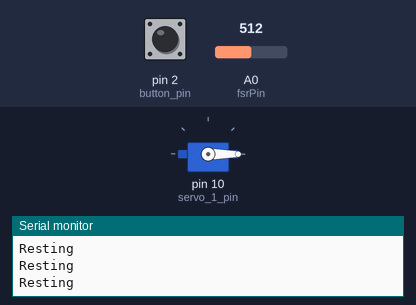
Recording of a sketch running on a simulated Arduino Uno, built with avr-gcc and run on an emulated ATmega328P. Shown: servo, the last lines printed to the serial monitor. The test bench sets the inputs (shaded band); at power-on: pin 2 (button_pin) LOW, A0 (fsrPin) = 512.

Above: at 1.2 s.
1.3 s: pin 2 (button_pin) pulled HIGH for 0.15 s
2.9 s: pin 2 (button_pin) pulled HIGH for 1 s
6.9 s: pin 2 (button_pin) driven HIGH
9.9 s: A0 (fsrPin) set to 215
11.4 s: A0 (fsrPin) set to 193
At 12.82 s:
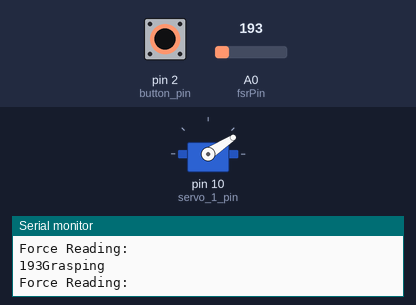
At 13.98 s:
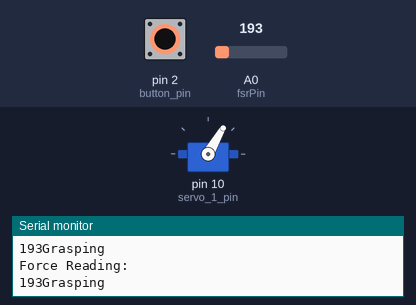
14.4 s: A0 (fsrPin) set to 210
Timing chart, 0 to 18.4 s (numbered marks = the images above; inputs shaded):
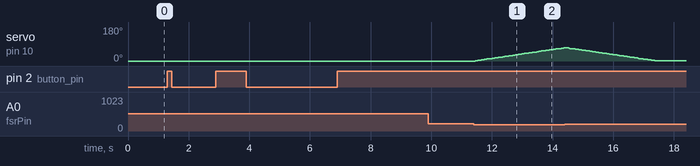

Measured:
- the behaviour switches between 201 and 200 on A0 (fsrPin) (found by bisection; images 0 and 1)
- after the input at 11.4 s, servo on pin 10 (servo_1_pin): moves from 0° to 69° over 2.9 s, starting after 0.05 s

The sketch:

button_force_and_servo.ino
```cpp
#include <VarSpeedServo.h>

// Servo
VarSpeedServo servo_1;
int servo_1_pin = 10;  // digital pin 10 (PWM)
int first_check = 180;
int second_check = 0;
int turnSpeed = 15; // the turn speed, see "VarSpeedServo Details" for information
int currAng;  // holds current angle measurement
int minPW = 500;   // 20 kg-cm Digital Servo: 500 - 2500
int maxPW = 2500;  // Analog Hobby Servo: 1500 - 1900

// Force Sensor
int fsrPin = 0; // the FSR and ~10K pulldown are connected to a0
int fsrReading; // the analog reading from the FSR resistor divider
int graspThresh = 200; // the analog reading after which the pressure is strong enough to grasp something: the higher, the stronger

// Button
int button_pin = 2;

// VarSpeedServo Details
  // slowmove(newpos, speed)
  // 0 = fastest speed
  // 1 = slowest speed
  // 2 - 255 = slow to fast, somewhere in between, there is usually a cap

void setup() {
  servo_1.attach(servo_1_pin, minPW, maxPW);
  pinMode(button_pin,INPUT);
  Serial.begin(9600);

  // Start at angle 0
  servo_1.slowmove(0,0);
  currAng = servo_1.read();
  while(currAng > first_check){
    Serial.println("Setting Up");
    currAng = servo_1.read();
  }
  Serial.println(currAng);

}

void loop() {
  // CHECK for GRAB COMMAND
  while(!grabRelease()){
    // Do Nothing
    Serial.println("Resting");
  }

  // STARTING GRASP
  servo_1.slowmove(first_check, turnSpeed);
  currAng = servo_1.read();
  // Continue turning UNLESS we are grasping
  while(currAng < first_check){
    if(isGrasp()){                             // If met with resistance, interrupt old angle with most current angle and
      servo_1.slowmove(currAng, turnSpeed);    // break out of loop
      break;
    }
    Serial.println("Grasping");
    // Serial.print(currAng);
    currAng = servo_1.read();
  } // If nothing held, stop at angle defined by "first_check"

  // CHECK for RELEASE COMMAND
  while(!grabRelease()){  // Hold here until button is pressed again
    // Do Nothing
    Serial.println("Holding");
  }

  // RELEASING
  servo_1.slowmove(second_check, turnSpeed);
  currAng = servo_1.read();
  // Continue opening
  while(currAng > second_check){
    Serial.println("Opening");
    // Serial.print(currAng);
    currAng = servo_1.read();
  }  // Stop at angle defined by "second_check"

}


// Checks if we have grasped an item at a specified force threshold
bool isGrasp(){
  fsrReading = analogRead(fsrPin);
  Serial.println("Force Reading:");
  Serial.print(fsrReading);
  if(fsrReading > graspThresh){ return true;}
  return false;
}

// Checks if button to grab is clicked
// Positive logic
bool grabRelease(){
  if(digitalRead(button_pin) == HIGH){ return true;}
  return false;
}
```
